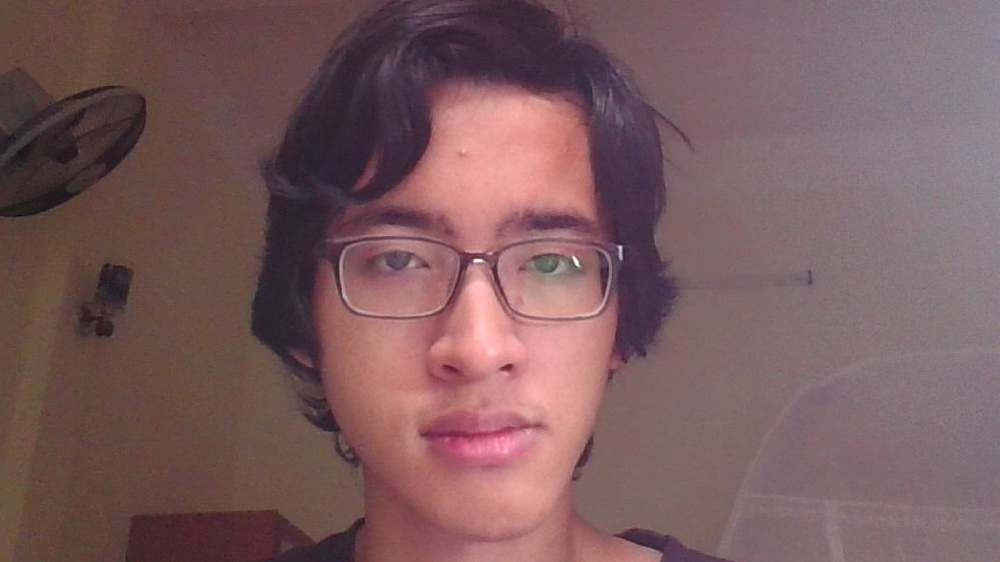
#> input picture Testing_site/Lessons/Unsupervised Learning/VLT.jpg, 1000 x 562 px, shrunk from 1920 x 1080 before the run
$ jupyter execute 'K-means Clustering.ipynb'
#> lines starting #> are read from the running program, lines starting #| are printed output that depends on the picture
[cell 1]
import matplotlib.pyplot as plt
import numpy as np
from scipy.spatial.distance import cdist

## Implement K-means Clustering with no scikit-learn

[cell 2]
means = [[2, 2], [8, 3], [3, 6]]
cov = [[1, 0], [0, 1]]
N = 500
X0 = np.random.multivariate_normal(means[0], cov, N)
X1 = np.random.multivariate_normal(means[1], cov, N)
X2 = np.random.multivariate_normal(means[2], cov, N)

X = np.concatenate((X0, X1, X2))

K = 3
original_label = np.asarray([0] * N + [1] * N + [2] * N).T # np.asarray != np.array
original_label.shape

[cell 3]
def kmeans_display(X, label):
    K = np.amax(label) + 1
    X0 = X[label == 0, :]
    X1 = X[label == 1, :]
    X2 = X[label == 2, :]

    plt.plot(X0[:, 0], X0[:, 1], 'b^', markersize = 3, alpha = .6)
    plt.plot(X1[:, 0], X1[:, 1], 'go', markersize = 3, alpha = .6)
    plt.plot(X2[:, 0], X2[:, 1], 'rs', markersize = 3, alpha = .6)

    plt.axis('equal')
    plt.plot()
    plt.show()
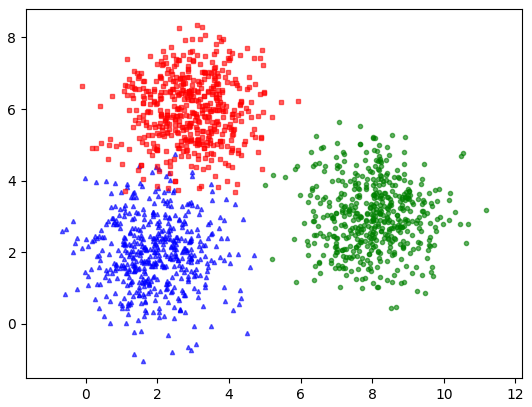
#> figure drawn by matplotlib, 1 panel

kmeans_display(X, original_label)

[cell 4]
def kmeans_init_centers(X, k):
    return X[np.random.choice(X.shape[0], k, replace = False)]

def kmeans_asign_labels(X, centers):
    D = cdist(X, centers)
    #D.shape adu o day print D.shape thi no ko print vi goi ham nay thi no print cai thang return :v
    #print(D.shape) # phai them print moi duoc
    return np.argmin(D, axis = 1)

#kmeans_asign_labels(X, kmeans_init_centers(X, K))

def kmeans_update_centers(X, labels, K):
    centers = np.zeros((K, X.shape[1]))
    for k in range(K):
        Xk = X[labels == k, :]
        centers[k, :] = np.mean(Xk, axis = 0)
    return centers

def has_converged(centers, new_centers):
    return (set([tuple(a) for a in centers])
            == set([tuple(a) for a in new_centers]))

[cell 5]
def kmeans(X, K):
#> called with X = array of shape (1500, 2), K = 3
    centers = [kmeans_init_centers(X, K)]
    labels = []
    it = 0
    while True:
        labels.append(kmeans_asign_labels(X, centers[-1]))
        new_centers = kmeans_update_centers(X, labels[-1], K)
        if has_converged(centers[-1], new_centers):
            break
        centers.append(new_centers)
        it += 1 # bruh in Python, ++it means nothing, must be it += x
    return (centers, labels, it)

[cell 6]
(centers, labels, it) = kmeans(X, K)
print("centers are\n", centers[-1], "\n with ", it, " iterates\n")

[cell 7]
# implement again from the beginning

import numpy as np
import matplotlib.pyplot as plt
from scipy.spatial.distance import cdist

N = 300
K = 4
cov = [[150, 0], [0, 150]]
means = [[10, 30], [50, 90], [40, 40], [20, 60]]

X0 = np.random.multivariate_normal(means[0], cov, N)
X1 = np.random.multivariate_normal(means[1], cov, N)
X2 = np.random.multivariate_normal(means[2], cov, N)
X3 = np.random.multivariate_normal(means[3], cov, N)
tmp = [X0, X1, X2, X3]
cl = ['ro', 'b^', 'gs', 'yv'] # yv duoc ma ov ko duoc vi 'o' la cua marker roi :))
# no phai la color-marker, va marker thi co ^, v, s, o, d,... -> color phai tranh' nhung tu do ra
X = np.concatenate((X0, X1, X2, X3), axis = 0)

fig, ax = plt.subplots(ncols = 2, figsize = (15, 5), sharex = True, sharey = True)

for i in range(K):
    ax[0].plot(tmp[i][:, 0], tmp[i][:, 1], cl[i], markersize = 4)

# tips for naming is to first name the algo u are doing first
# because when u type "kmeans" it will suggest all the func related to that algo
def kmeans_rd_k_centers(X, K):
    return X[np.random.choice(X.shape[0], K, replace = False)]

def kmeans_relabel(X, centers):
    D = cdist(X, centers)
    return np.argmin(D, axis = 1)

def kmeans_recenter(X, labels, K):
    centers = np.zeros((K, X.shape[1]))
    for i in range(K):
        Xk = X[labels == i, :]
        centers[i, :] = np.mean(Xk, axis = 0)
    return centers

def kmeans_isConverged(centers, new_centers):
    return (set([tuple(a) for a in centers])
            == set([tuple(a) for a in new_centers]))

def kmeans2(X, K):
#> called with X = array of shape (1200, 2), K = 4
    centers = [kmeans_rd_k_centers(X, K)]
    labels = []
    it = 0
    while True:
        labels.append(kmeans_relabel(X, centers[-1]))
        new_center = kmeans_recenter(X, labels[-1], K)
        if kmeans_isConverged(centers[-1], new_center):
            break
        it += 1
        centers.append(new_center)
    return (centers, labels, it)

(centers, labels, it) = kmeans2(X, K)
print("centers are:\n", centers[-1], "\n and the number of interates is: ", it)

for i in range(K):
    Xk = X[labels[-1] == i, :]
    ax[1].plot(Xk[:, 0], Xk[:, 1], cl[i], markersize = 4)
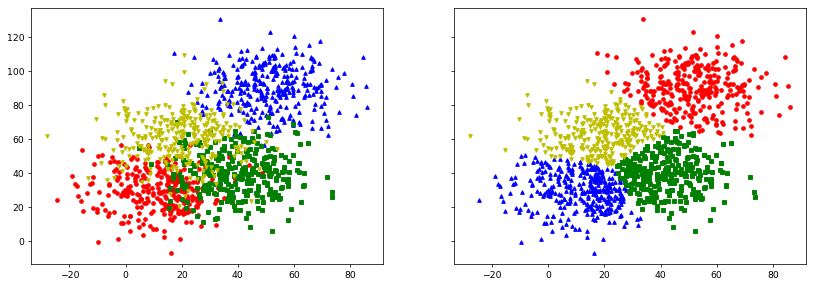
#> figure drawn by matplotlib, 2 panels

## Implement Kmeans Clustering using scikit-learn

[cell 8]
from sklearn.cluster import KMeans
import numpy as np
import matplotlib.pyplot as plt

K = 4
N = 300
cov = [[150, 0], [0, 150]]
means = [[10, 30], [50, 90], [40, 40], [20, 60]]

X0 = np.random.multivariate_normal(means[0], cov, N)
X1 = np.random.multivariate_normal(means[1], cov, N)
X2 = np.random.multivariate_normal(means[2], cov, N)
X3 = np.random.multivariate_normal(means[3], cov, N)
X = np.concatenate((X0, X1, X2, X3), axis = 0)

kmeans = KMeans(n_clusters = 4, random_state = 0)
kmeans.fit(X)
print("centers found by sci-kit learn\n", kmeans.cluster_centers_)
pred_label = kmeans.predict(X)

tmp = [X0, X1, X2, X3]
cl = ['ro', 'b^', 'yv', 'gd']

fig, ax = plt.subplots(ncols = 2, figsize = (15, 5), sharex = True, sharey = True)

for i in range(K):
    ax[0].plot(tmp[i][:, 0], tmp[i][:, 1], cl[i], markersize = 4, alpha = .5)

for i in range(K):
    Xk = X[pred_label == i, :]
    ax[1].plot(Xk[:, 0], Xk[:, 1], cl[i], markersize = 4, alpha = .5)
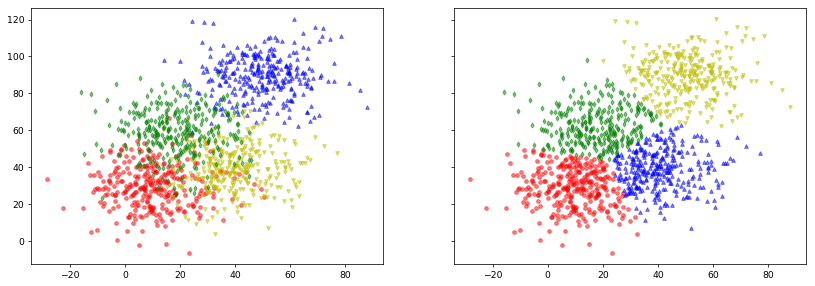
#> figure drawn by matplotlib, 2 panels

[cell 9]
lst = [1, 2, 3]
b = [3, 4, 5]
a = set()
# a.add(lst)  Can't because list is not hashable
a.add(tuple(lst))
a.add(tuple(b))
a
x = set([10, 4, 6]) # set(?) ? must be a iterable data type so that set can access and extract all elements in that
y = set((1, 2))
x
y

[cell 10]
import matplotlib.image as mpimage
import matplotlib.pyplot as plt
import os
import numpy as np
from sklearn.cluster import KMeans

pic = os.path.join('VLT.jpg')
img = mpimage.imread(pic)
#> img is the input picture: shape (562, 1000, 3); mean R, G, B 122.1, 91.6, 93.9

[cell 11]
#print(img.shape)
#plt.imshow(img)
#plt.axis('off')
img2 = img.reshape(img.shape[0] * img.shape[1], img.shape[2])
img2 = img2.copy() # since reshape doesnt allow u to modify -> must create a copy first
#print(img2.shape)

kmeans = KMeans(n_clusters = 25, random_state = False).fit(img2)
pred_label = kmeans.predict(img2)
centers = kmeans.cluster_centers_
#> centers = 25 rows, first 8: [170.6, 110, 111.5], [97.41, 69.13, 60.65], [128.6, 104.9, 109.9], [235.4, 162.1, 159.4], [58.08, 41.86, 54.35], [136.1, 120.7, 127.4], [69.73, 49.25, 66.66], [207.7, 140.8, 138.7]
#print(centers)

for i in range(25):
    img2[pred_label == i, :] = centers[i, :]

img2 = img2.reshape(img.shape[0], img.shape[1], img.shape[2])
plt.imshow(img2)
plt.axis('off')
